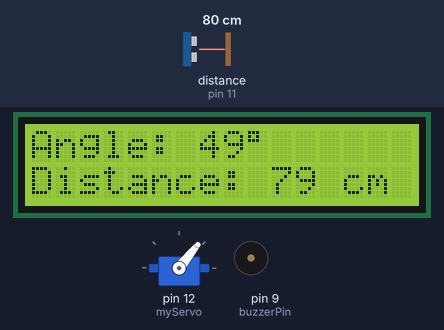
A sketch run on a simulated Arduino Uno, built with avr-gcc and run on an emulated ATmega328P. Parts: servo, 16×2 character LCD, buzzer (waves = sounding). Wiring (inferred from the names in the program): ultrasonic range finder: trigger pin 10; echo pin 11. The test bench sets the inputs (shaded band); at power-on: distance to the obstacle (sensor on pin 11) 80 cm. The echo pulse lasts 58.3 µs per cm; what the sketch prints to the serial monitor is not drawn.

Above: at 3.2 s.
3.3 s: distance to the obstacle (sensor on pin 11) set to 250 cm
At 4.0 s:
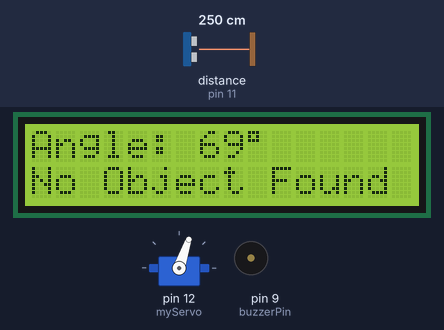
5.2 s: distance to the obstacle (sensor on pin 11) set to 2 cm
At 5.4 s:
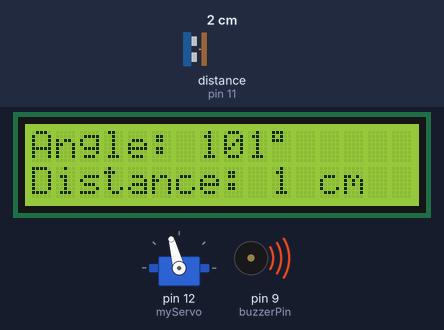
7.2 s: distance to the obstacle (sensor on pin 11) set to 60 cm
At 7.61 s:
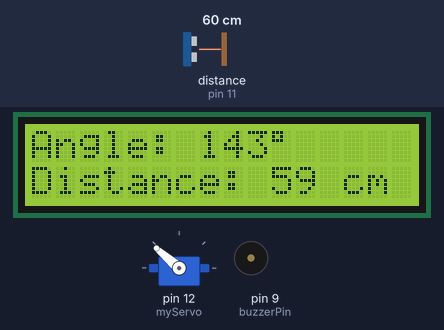
9.3 s: distance to the obstacle (sensor on pin 11) set to 53 cm
At 9.5 s:
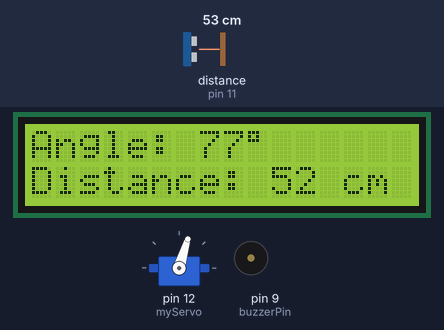
11.2 s: distance to the obstacle (sensor on pin 11) set to 50 cm
At 11.45 s:
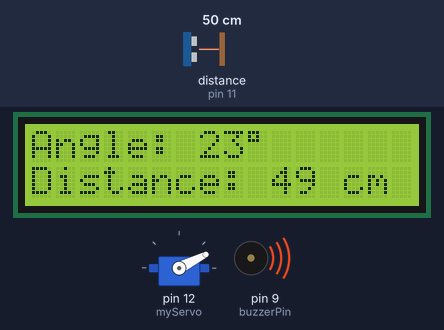
13.3 s: distance to the obstacle (sensor on pin 11) set to 120 cm
Timing chart, 0 to 17.3 s (numbered marks = the images above; inputs shaded):
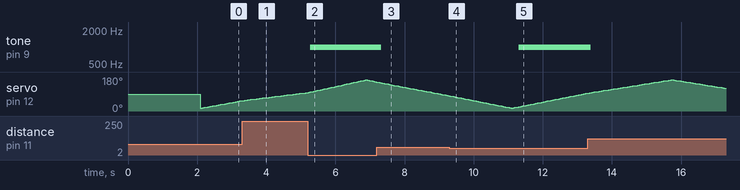

Measured:
- the behaviour switches between 51 and 50 cm on distance to the obstacle (sensor on pin 11) (found by bisection; images 4 and 5)
- after the input at 5.2 s, tone on pin 9 (buzzerPin): silent → 1000 Hz after 0.07 s; the display: changes after 0.13 s (image 2)
- after the input at 7.2 s, tone on pin 9 (buzzerPin): 1000 Hz → silent after 0.12 s
- after the input at 11.2 s, tone on pin 9 (buzzerPin): silent → 1000 Hz after 0.11 s
- after the input at 13.3 s, tone on pin 9 (buzzerPin): 1000 Hz → silent after 0.09 s
- by itself, servo on pin 12 (myServo): rises from 95° to 165° in 2.4 s, then falls to 121° in 1.5 s

The sketch:

Code_No._14.ino
```cpp
#include <Servo.h>
#include <Wire.h>
#include <LiquidCrystal_I2C.h>

LiquidCrystal_I2C lcd(0x27, 16, 2);
const int trigPin = 10;
const int echoPin = 11;
const int buzzerPin = 9;
Servo myServo;

unsigned long lastUpdate = 0;
const long updateInterval = 50;
const int alertDistance = 50; // cm

void setup() {
  pinMode(trigPin, OUTPUT);
  pinMode(echoPin, INPUT);
  pinMode(buzzerPin, OUTPUT);
  Serial.begin(9600);
  myServo.attach(12);
  lcd.init();
  lcd.backlight();
  lcd.setCursor(0, 0);
  lcd.print("Radar Starting...");
  delay(2000);
  lcd.clear();
}

void loop() {
  static int angle = 15;
  static int step = 2;

  unsigned long currentMillis = millis();
  if (currentMillis - lastUpdate >= updateInterval) {
    scan(angle);
    angle += step;
    if (angle >= 165 || angle <= 15) step = -step;
    lastUpdate = currentMillis;
  }
}

void scan(int angle) {
  myServo.write(angle);
  int distance = getAverageDistance(3);

  lcd.setCursor(0, 0);
  lcd.print("Angle: ");
  lcd.print(angle);
  lcd.print((char)223);
  lcd.print("  ");

  lcd.setCursor(0, 1);
  if (distance == 0 || distance > 200) {
    lcd.print("No Object Found ");
    noTone(buzzerPin);
  } else {
    lcd.print("Distance: ");
    lcd.print(distance);
    lcd.print(" cm   ");
    if (distance < alertDistance) {
      tone(buzzerPin, 1000, 100); // Beep at 1kHz for 100ms
    }
  }

  Serial.print("Angle: ");
  Serial.print(angle);
  Serial.print(" | Distance: ");
  Serial.print(distance);
  Serial.println(" cm");
}

int getAverageDistance(int samples) {
  long total = 0;
  int validReadings = 0;
  for (int i = 0; i < samples; i++) {
    int dist = getDistance();
    if (dist != 0) {
      total += dist;
      validReadings++;
    }
    delay(5);
  }
  return validReadings > 0 ? total / validReadings : 0;
}

int getDistance() {
  digitalWrite(trigPin, LOW);
  delayMicroseconds(2);
  digitalWrite(trigPin, HIGH);
  delayMicroseconds(10);
  digitalWrite(trigPin, LOW);
  long duration = pulseIn(echoPin, HIGH, 50000);
  if (duration == 0) return 0;
  return (duration * 0.0343) / 2;
}
```
